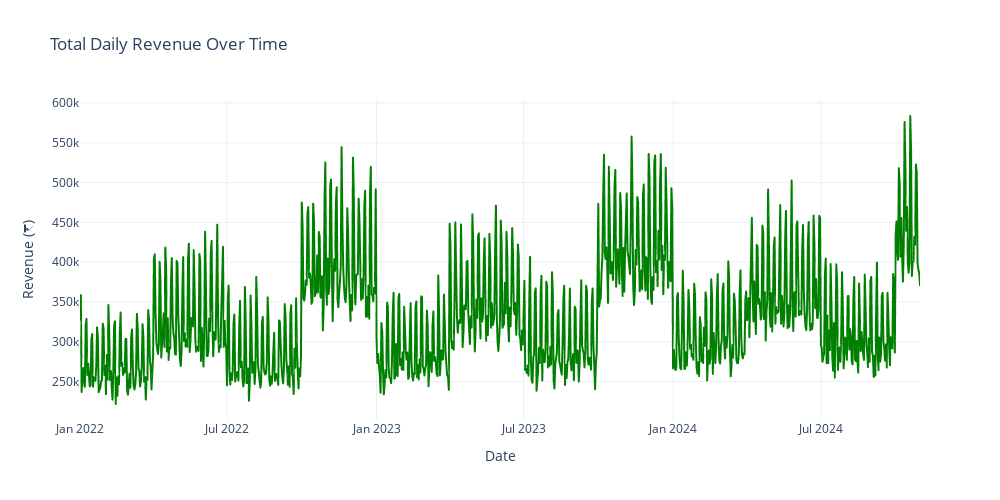

The notebook cell this image was saved under:
### Code cell
# Cell 6: Visualize revenue trends

# Group by date and sum revenue each day
daily_revenue = sales_df.groupby('date')['revenue'].sum().reset_index()

# Create interactive line chart
fig = px.line(
    daily_revenue,
    x='date',
    y='revenue',
    title='Total Daily Revenue Over Time',
    labels={'date': 'Date', 'revenue': 'Revenue (₹)'},
    template='plotly_white'
)

# Make line green
fig.update_traces(line_color='green', line_width=2)

fig.update_layout(height=500, width=1000)
fig.show()

print(f"Total Revenue Generated: ₹{daily_revenue['revenue'].sum():,.2f}")
print(f"Average Daily Revenue: ₹{daily_revenue['revenue'].mean():,.2f}")

### Figure 1 — Plotly figure (JSON) as saved in the notebook; plotly's stock layout.template omitted (floating-point values rounded to 4 significant figures; data arrays with more than 128 entries replaced by an {"elided": "..."} marker saying what was removed)
{"data": [{"hovertemplate": "Date=%{x}<br>Revenue (₹)=%{y}<extra></extra>", "legendgroup": "", "line": {"color": "green", "dash": "solid", "width": 2}, "marker": {"symbol": "circle"}, "mode": "lines", "name": "", "showlegend": false, "type": "scattergl", "x": {"elided": "1035 str values"}, "xaxis": "x", "y": {"elided": "1035 float values"}, "yaxis": "y"}], "layout": {"height": 500, "legend": {"tracegroupgap": 0}, "title": {"text": "Total Daily Revenue Over Time"}, "width": 1000, "xaxis": {"anchor": "y", "domain": [0, 1], "title": {"text": "Date"}}, "yaxis": {"anchor": "x", "domain": [0, 1], "title": {"text": "Revenue (₹)"}}}}
